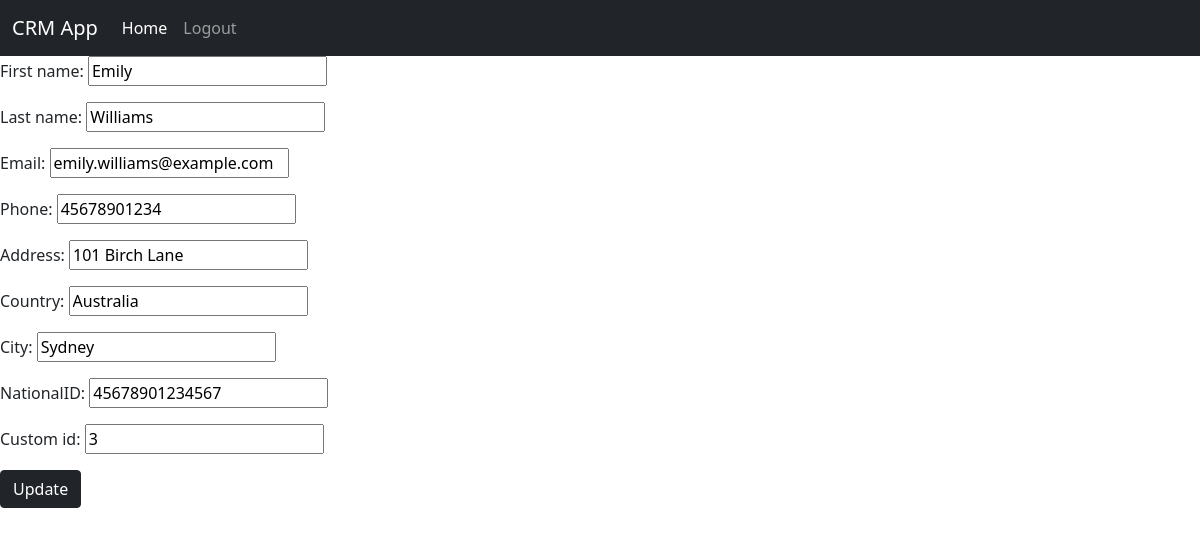
Page /home/3/update/ (signed in) on the committed database.
### crm/models.py (models this page shows, shortened)
class Customer(models.Model):
    first_name = models.CharField(max_length=200)
    last_name = models.CharField(max_length=200)
    email = models.CharField(max_length=100)
    phone = models.CharField(max_length=11)
    address = models.CharField(max_length=200)
    country = models.CharField(max_length=200)
    city = models.CharField(max_length=200)
    nationalID = models.CharField(max_length=14)
    Custom_id = models.PositiveIntegerField(unique=True , null=True , blank=True)

### crm/views.py (the view)
# urls.py: path('home/<int:pk>/update/' , UpdateCrmView.as_view() , name='update'),
class UpdateCrmView(LoginRequiredMixin , UpdateView):
    model = Customer
    fields = "__all__"
    template_name = 'pages/update.html'
    context_object_name = 'customer'
    success_url = reverse_lazy('crm:crm-view')

### crm/templates/pages/update.html (shortened to what this page needs)
{% extends 'pages/base.html' %}
{% block content %}
    <form action="{% url 'crm:update' customer.id %}" method="post">
        {{form.as_p}}
        <input type="submit" value="Update" class="btn btn-dark">
    </form>
{% endblock content %}

### rows in the picture
Customer: first_name "Emily", last_name "Williams", email "emily.williams@example.com", phone "45678901234", address "101 Birch Lane", country "Australia", city "Sydney", nationalID "45678901234567", Custom_id "3"
